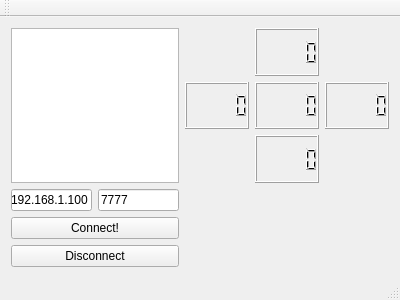
<?xml version="1.0" encoding="UTF-8"?>
<ui version="4.0">
 <class>MainWindow</class>
 <widget class="QMainWindow" name="MainWindow">
  <property name="geometry">
   <rect>
    <x>0</x>
    <y>0</y>
    <width>400</width>
    <height>300</height>
   </rect>
  </property>
  <property name="windowTitle">
   <string>MainWindow</string>
  </property>
  <widget class="QWidget" name="centralWidget">
   <layout class="QGridLayout" name="gridLayout_2">
    <item row="3" column="0" colspan="2">
     <widget class="QPushButton" name="connectButton">
      <property name="text">
       <string>Connect!</string>
      </property>
     </widget>
    </item>
    <item row="1" column="0" colspan="2">
     <widget class="QTextBrowser" name="logTextBrowser"/>
    </item>
    <item row="2" column="1">
     <widget class="QLineEdit" name="portLineEdit">
      <property name="text">
       <string>7777</string>
      </property>
     </widget>
    </item>
    <item row="2" column="0">
     <widget class="QLineEdit" name="hostNameLineEdit">
      <property name="text">
       <string>192.168.1.100</string>
      </property>
     </widget>
    </item>
    <item row="1" column="9">
     <layout class="QGridLayout" name="gridLayout">
      <item row="2" column="2">
       <widget class="QLCDNumber" name="powerX2Lcd"/>
      </item>
      <item row="1" column="2">
       <widget class="QLCDNumber" name="powerAllLcd"/>
      </item>
      <item row="0" column="2">
       <widget class="QLCDNumber" name="powerX1Lcd"/>
      </item>
      <item row="1" column="1">
       <widget class="QLCDNumber" name="powerY1Lcd"/>
      </item>
      <item row="1" column="3">
       <widget class="QLCDNumber" name="powerY2Lcd"/>
      </item>
     </layout>
    </item>
    <item row="4" column="0" colspan="2">
     <widget class="QPushButton" name="disconnectButton">
      <property name="text">
       <string>Disconnect</string>
      </property>
     </widget>
    </item>
   </layout>
  </widget>
  <widget class="QMenuBar" name="menuBar">
   <property name="geometry">
    <rect>
     <x>0</x>
     <y>0</y>
     <width>400</width>
     <height>21</height>
    </rect>
   </property>
  </widget>
  <widget class="QToolBar" name="mainToolBar">
   <attribute name="toolBarArea">
    <enum>TopToolBarArea</enum>
   </attribute>
   <attribute name="toolBarBreak">
    <bool>false</bool>
   </attribute>
  </widget>
  <widget class="QStatusBar" name="statusBar"/>
 </widget>
 <layoutdefault spacing="6" margin="11"/>
 <resources/>
 <connections/>
</ui>
